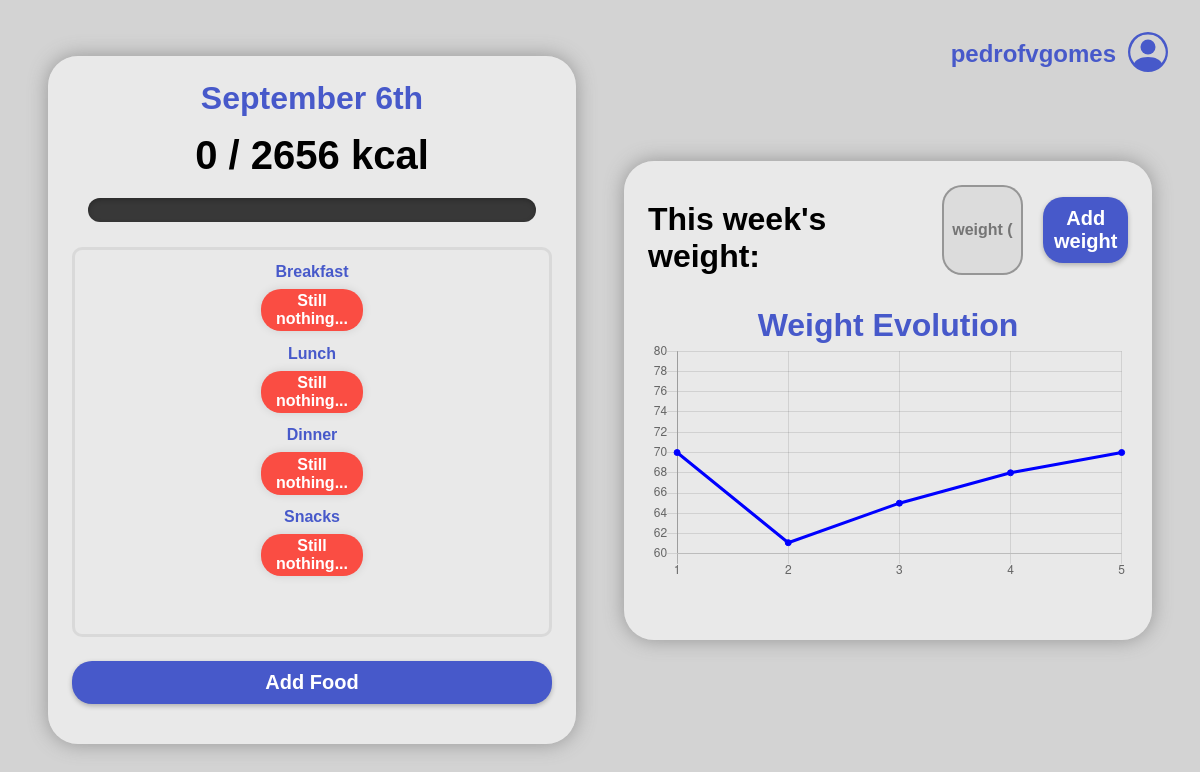
Page / (signed in) on the earlier database version.
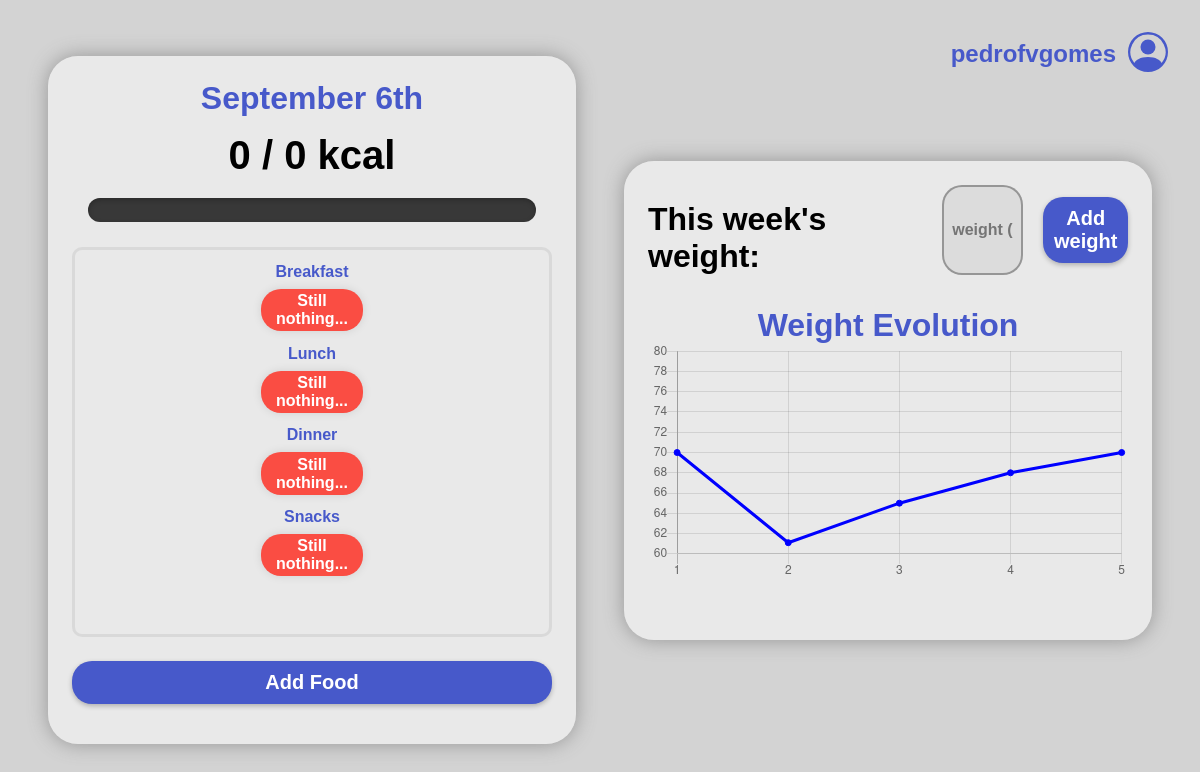
Same page on the later database version.
### fithub/models.py (models this page shows)
class User(AbstractUser):
    age = models.IntegerField(default=0)
    starting_weight = models.FloatField(default=0)
    current_weight = models.FloatField(default=0)
    height = models.FloatField(default=0)
    gender = models.CharField(max_length=50)
    activity = models.CharField(max_length=100)
    objective = models.CharField(max_length=100)
    bmr = models.IntegerField(default=0)
    daily_calories = models.IntegerField(default=0)

### fithub/views.py (the view, shortened to what this page needs)
# urls.py: path('', views.index, name='index'),
def index(request):
    today = datetime.datetime.now()
    id = sorted([log.id for log in WeightLog.objects.filter(user= request.user)])
    if len(id) > 0:
        id = id[-1]
    else:
        id = 0
    lasttimestamp = WeightLog.objects.filter(user = request.user, id = id)
    if len(lasttimestamp) != 0:
        weight = lasttimestamp[0].weight
        newweightlog = False
    else:
        newweightlog = True
        weight = 0
        percentage = 0
    flogs = []
    for log in FoodLog.objects.all():
        if log.user == request.user and log.timestamp.day == today.day and log.timestamp.month == today.month and log.timestamp.year == today.year:
            flogs.append(log)
    calories = sum([l.calories for l in flogs])
    return render(request, "fithub/index.html", {
        "calories" : round(calories),
        "date" : today,
        "breakfast" : [log for log in flogs if log.meal == 'Breakfast'],
        "lunch" : [log for log in flogs if log.meal == 'Lunch'],
        "dinner" : [log for log in flogs if log.meal == 'Dinner'],
        "snacks" : [log for log in flogs if log.meal == 'Snacks'],
        "newweightlog" : newweightlog,
        "weight" : weight,
        "percentage" : percentage,
        "remove" : len(WeightLog.objects.filter(user = request.user))
    })

### fithub/templates/fithub/index.html (shortened to what this page needs)
<!DOCTYPE html>
<html lang="es">
<head>
    <link rel="stylesheet" href="../../static/fithub/styles.css">
</head>
<body id="mainpage">
    <div id="food">
        <div id="calories">
            <h2>{{ date|date:"F jS" }}</h2>
            <h1>{{ calories }} / {{ user.daily_calories }} kcal</h1>
            <progress value="{{ calories }}" max="{{user.daily_calories}}" class="blue"></progress>
        </div>
        <ul id="logs">
            <h2 class="meal-title">Breakfast</h2>
            {% if breakfast|length == 0 %}
            <h2 class="unavailable">Still nothing...</h2>
            {% endif %}
            <h2 class="meal-title">Lunch</h2>
            {% if lunch|length == 0 %}
            <h2 class="unavailable">Still nothing...</h2>
            {% endif %}
            <h2 class="meal-title">Dinner</h2>
            {% if dinner|length == 0 %}
            <h2 class="unavailable">Still nothing...</h2>
            {% endif %}
            <h2 class="meal-title">Snacks</h2>
            {% if snacks|length == 0 %}
            <h2 class="unavailable">Still nothing...</h2>
            {% endif %}
        </ul>
        <button id="add-food">Add Food</button>
    </div>
    <div id="weight">
        <div id="weight-info">
            <h2>This week's weight: </h2>
            {% if newweightlog %}
            <input type="number" placeholder="weight (kg)">
            <button onclick="addWeight();">Add weight</button>
            {% else %}
            <h1>{{ weight }} kg</h1>
            <span>({{ percentage }})</span>
            {% endif %}
        </div>
        <div id="graph">
            <h2>Weight Evolution</h2>
            <canvas id="weightchart" style="width: 100%; max-width: 600px;"></canvas>
        </div>
    </div>
    {% if user.is_authenticated %}
    <div id="profile">
        <span>{{ user.username }}</span>
    </div>
    {% else %}
    <button id="authenticate" onclick="window.location.href = '/authentication'">
        Authenticate
    </button>
    {% endif %}
    <script>
        const x = [1, 2, 3, 4, 5];
        const y = [70, 61.1, 65, 68, 70];
        new Chart("weightchart", {
            type: 'line',
            data: {
                labels: x,
                datasets: [{
                    fill: false,
                    lineTension: 0,
                    backgroundColor: "rgb(0,0,255)",
                    borderColor: "rgb(0,0,255)",
                    data: y
                }]
            },
            options: {
                legend: { display: false },
                scales: {
                    yAxes: [{ ticks: { min: 60, max: 80 } }]
                }
            }
        });
        function addWeight() {
            let weight = document.querySelector('#weight-info input').value;
            if (weight > 0) {
                window.location.href = 'addweight/' + parseInt(document.querySelector('input[name="user_id"]').value) + '/' + String(weight);
            }
        }
        function removeWeight() {
            window.location.href = 'removeweight/' + parseInt(document.querySelector('input[name="user_id"]').value);
        }
    </script>
</body>
</html>

### fithub/static/fithub/styles.css (style rules this page uses)
* { font-family: 'Kreadon', sans-serif; }
html, body { height: 100%; width: 100%; margin: 0; }
.auth input, #edit-profile input[type='number'], #edit-profile select, #edit-nutrition select, #food-log select, #food-log input, #weight input { padding: 1em; border: solid 2px rgba(81, 81, 81, 0.5); border-radius: 20px; background-color: rgba(207, 207, 207, 0.5); font-size: 20px; }
#mainpage { background-color: lightgrey; display: flex; flex-direction: row; }
#food, #weight, #profile-view, #food-log { width: 40%; padding: 1.5em; background-color: rgba(255, 255, 255, 0.5); margin: auto; border-radius: 30px; box-shadow: 0px 0px 20px rgb(149, 149, 149); transition: box-shadow ease-in-out 0.2s, transform ease-in-out 0.05s, opacity ease-in-out 0.3s; }
#food { margin-right: 1.5em; height: 80%; }
#weight { margin-left: 1.5em; }
#calories { padding-left: 1em; padding-right: 1em; }
#calories * { text-align: center; width: 100%; font-weight: 800; }
#calories h2 { font-size: 2em; margin-top: 0; margin-bottom: 0.5em; color: #4759ca; }
#calories h1 { font-size: 2.5em; margin-top: 0; margin-bottom: 0.5em; }
progress { -webkit-appearance: none; appearance: none; height: 1.5em; width: 70%; }
#logs { overflow-y: scroll; }
#logs h2 { width: 100%; }
#add-food, #authenticate, #profile-view button, #edit-profile input[type='submit'], #food-log button, #weight button { background-color: #4759ca; margin: auto; border: none; border-radius: 20px; color: white; font-size: 20px; width: 100%; text-align: center; padding: 0.5em; font-weight: 800; box-shadow: 0 2px 5px rgba(0, 0, 0, 0.25); transition: box-shadow ease-in-out 0.1s; margin: auto; }
#weight-info { display: flex; flex-direction: row; }
#weight-info h2 { font-weight: 700; font-size: 2em; margin: 0; margin-top: 0.5em; }
#graph h2 { font-size: 2em; color: #4759ca; margin-bottom: 0; margin-top: 1em; text-align: center; }
#graph canvas { margin: auto; margin-bottom: 2em; }
#profile *, #authenticate { position: absolute; right: 2em; top: 2em; align-items: center; }
#profile span { font-size: 1.5em; font-weight: 700; color: #4759ca; top: 1.65em; right: 3.5em; }
#search-results, #logs { background-color: rgba(207, 207, 207, 0.5); height: 50%; border-radius: 10px; box-shadow: 0px 0px 20px rgb(0, 0, 0, 0.3) inset; border: solid 2px rgba(81, 81, 81, 0.5); padding-left: 0; overflow-x: hidden; overflow-y: scroll; }
#logs { margin-top: 0.5em; height: 60%; overflow-x: hidden; overflow: auto; font-weight: 700; padding: 0; padding-right: 0; margin-bottom: 1.5em; margin-top: 1.5em; background: none; border: solid 3px rgba(81, 81, 81, 0.1); box-shadow: none; }
.meal-title, #logs .unavailable, #search-results .unavailable { text-align: center; font-size: 1em; margin-bottom: 0.5em; color: #4759ca; }
#logs .unavailable, #search-results .unavailable { width: 20%; margin: auto; padding: 0.2em; border-radius: 20px; color: white; box-shadow: 0px 0px 10px rgb(0, 0, 0, 0.1); background-color: #fa4d43; }
#search-results .food input, #weight input { padding: 0.5em; width: 3em; font-size: 1em; margin-right: 0.5em; text-align: center; }
#weight-info button { width: 20%; margin-left: 1em; margin-right: 0; }
#weight-info input { margin-right: 0; margin-left: 2.5em; padding: 0; padding-left: 0.5em; padding-right: 0.5em; width: 15%; font-size: 1em; font-weight: 700; }

Differences in the rows shown:
changed User "pedrofvgomes": daily_calories "2656" → "0"
